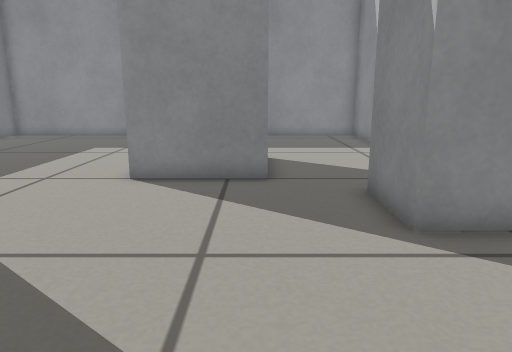
[1] (above)

16 first-person views from a walk through a Gazebo world. The camera is 0.43 m above the floor, tilts 12° down and sees 70° across. The floor is counted in squares, 0.2 m on a side. Each view is taken from the middle of a square. On the plan, view 1 faces up. The plan holds only what a view shows up to about 19 squares ahead; the rest is blank.

[2]
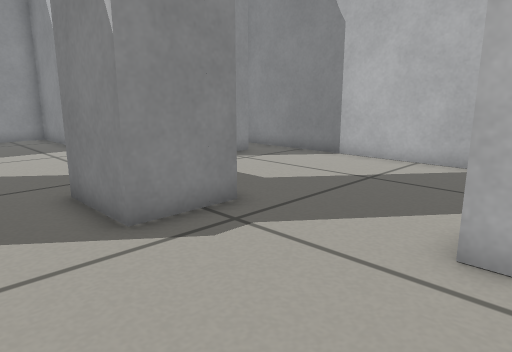

[3]
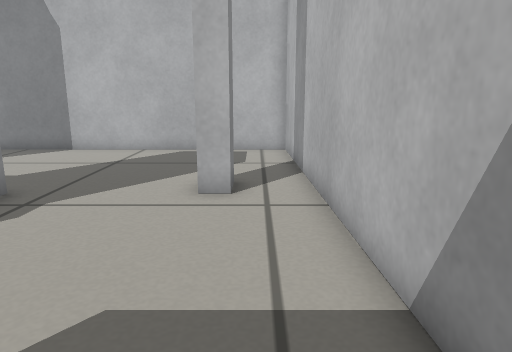

[4]
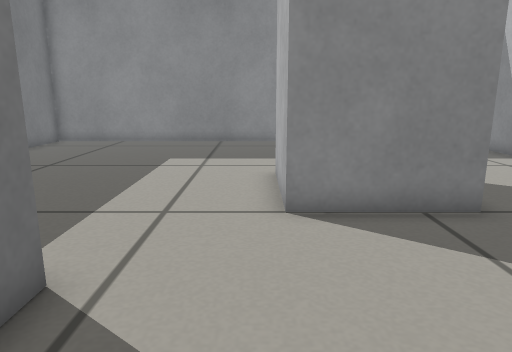

[5]
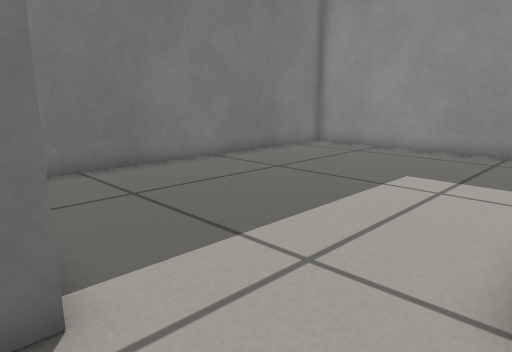

[6]
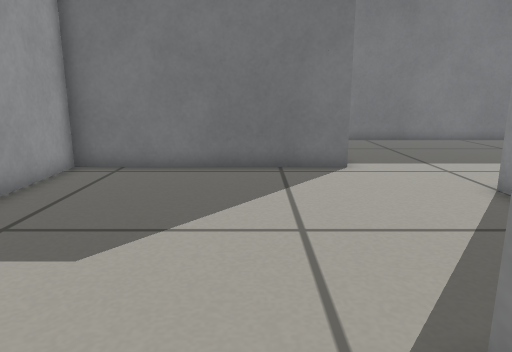

[7]
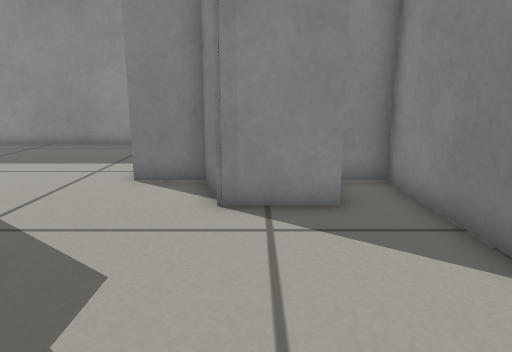

[8]
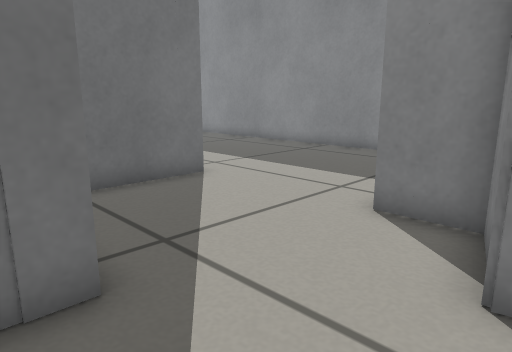

[9]
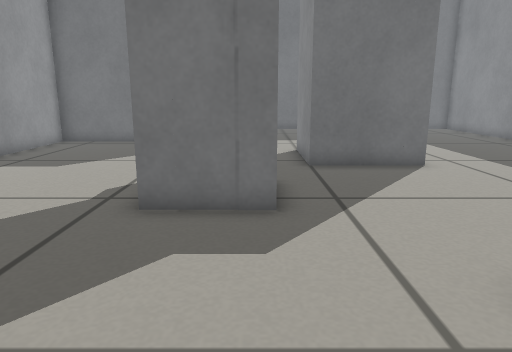

[10]
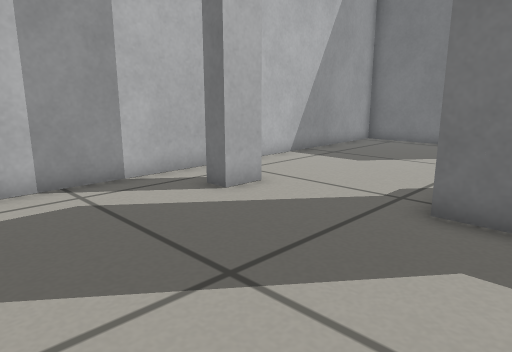

[11]
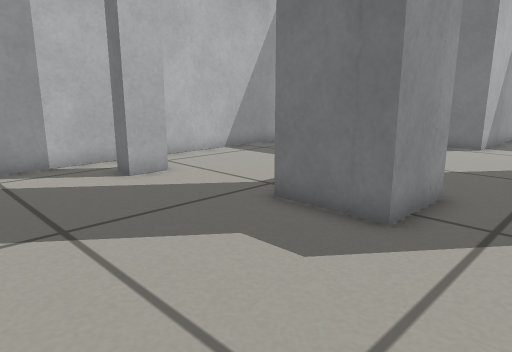

[12]
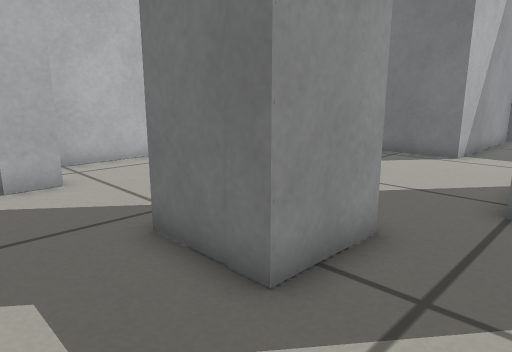

[13]
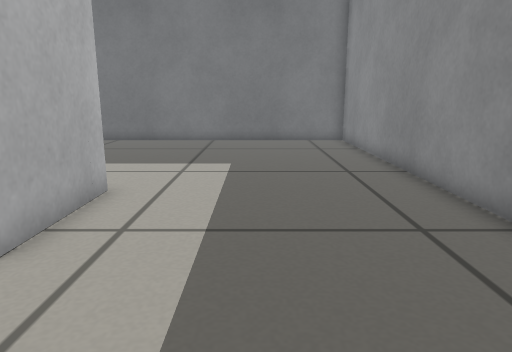

[14]
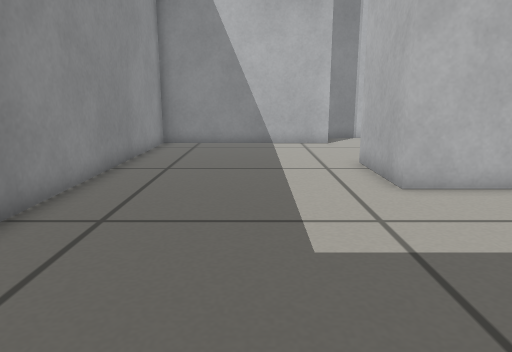

[15]
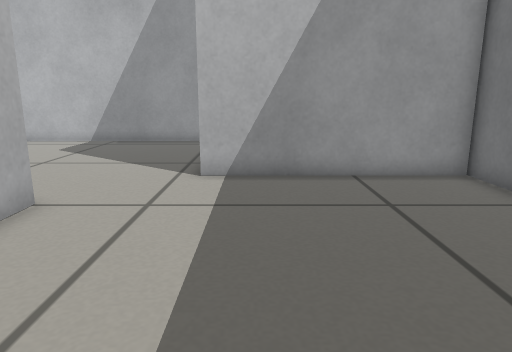

[16]
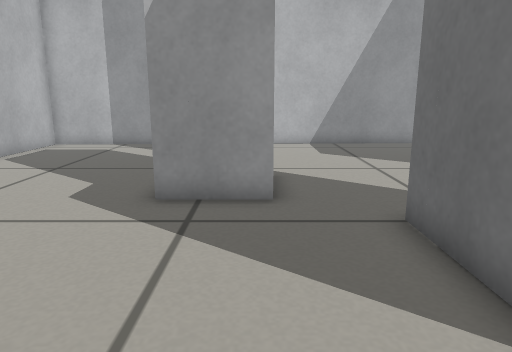

### Floor plan
Points are (right, up) in squares from view 1. A wall is a line through its corners. A room is listed if a view was taken in it or the views show most of it. See-through windows are left out.
Room 1 (views 1, 2, 3, 4, 5, 6, 7, 8, 9, 10, 11, 12, 13, 14, 15, 16)
walls: (0.3, 9.7) (-3.4, 9.7) (-3.4, 13.5) (0.3, 13.5) (0.3, 9.7); (2.6, 8.4) (5.1, 8.4) (5.1, 5.7) (2.6, 5.7) (2.6, 8.4); (5.1, 1.3) (6.4, 1.3) (6.4, 0.6) (5.1, 0.6) (5.1, 1.3); (10.8, 11.2) (8.3, 11.2) (7.7, 13.5) (5.8, 13.5) (5.8, 21.5) (-14, 21.5) (-14, 6.9) (-6.4, 6.9) (-6.4, -1.8) (12.5, -1.3) (12.5, 13.5) (11.3, 13.5)

Where each view was taken, in squares from view 1:
view 1: 0 up, 0 right, facing up
view 2: 0 up, 0 right, facing up-right
view 3: 0 up, 3 left, facing right
view 4: 3 up, 4 left, facing up
view 5: 6 up, 3 left, facing up-left
view 6: 4 up, 5 right, facing left
view 7: 4 up, 9 right, facing up
view 8: 7 up, 9 right, facing up-left
view 9: 8 up, 12 right, facing left
view 10: 8 up, 12 right, facing down-left
view 11: 11 up, 11 right, facing down-left
view 12: 11 up, 8 right, facing down-left
view 13: 17 up, 5 right, facing left
view 14: 17 up, 12 left, facing right
view 15: 17 up, 8 left, facing down
view 16: 16 up, 3 right, facing down
